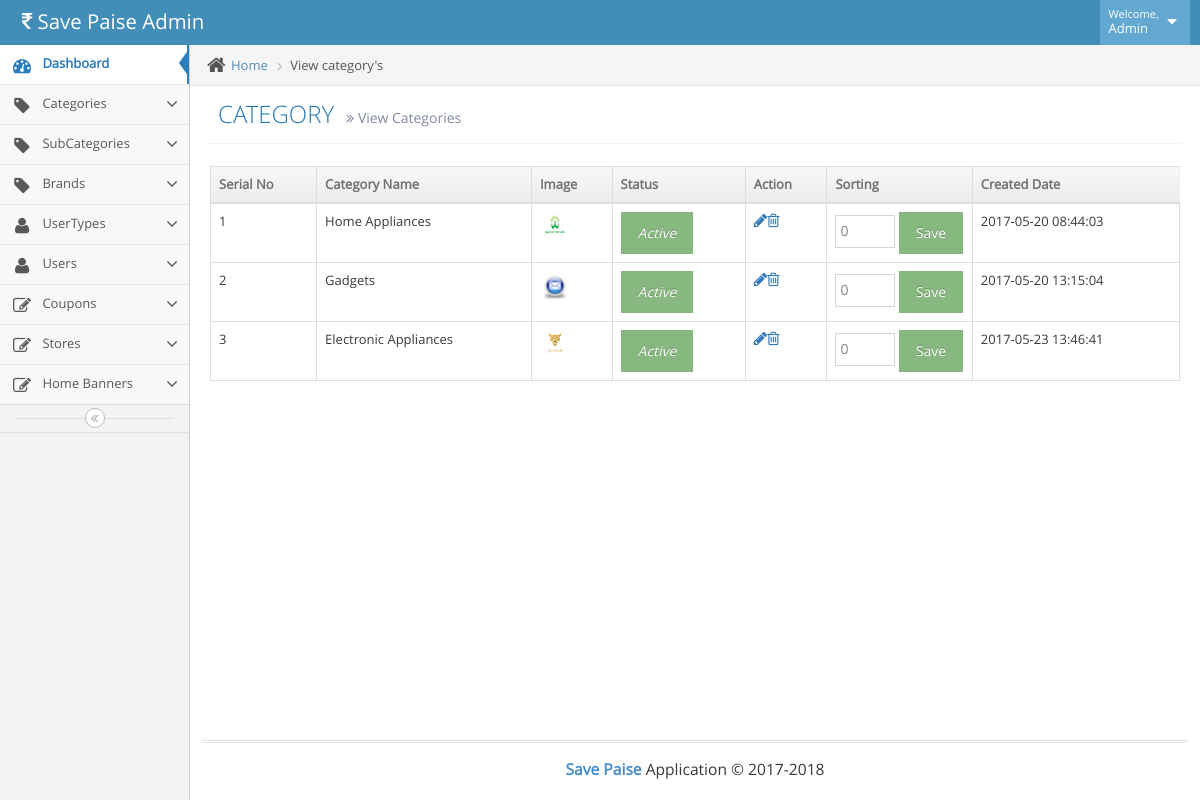
The page /index.php/admin/view_category on the database its author committed.
### tables this page shows
CREATE TABLE `categories` (
  `cat_id` int(11) NOT NULL,
  `cat_name` varchar(50) NOT NULL,
  `image` varchar(250) NOT NULL,
  `status` int(11) NOT NULL,
  `show_in_search` tinyint(4) NOT NULL DEFAULT '1',
  `sorting` int(11) NOT NULL,
  `show_in_header` int(11) NOT NULL,
  `created_by` int(11) NOT NULL,
  `created_date` datetime NOT NULL,
  `updated_by` int(11) NOT NULL,
  `updated_date` datetime NOT NULL
);

### application/controllers/Admin.php (called while the page is built, shortened)
<?php
class Admin extends CI_Controller {
    function __construct() {
        $this->load->library('form_validation', 'email');
        $this->load->helper('url', 'form', 'html');
        $this->load->library('pagination');
        $this->load->database();
        $this->load->model('addusers_model');
        $this->load->model('category_model');
        $this->load->model('subcategory_model');
        $this->load->model('brand_model');
        $this->load->model('login_model');
        $this->load->model('store_model');
        $this->load->model('coupons_model');
        $this->load->model('banner_model');
    }
    public function view_category() {
         $config['base_url'] = base_url() . 'admin/view_category';
        $config['total_rows'] = count($this->category_model->view_category('',''));
        $config['per_page'] = 10;
        $config['uri_segment'] = 3;
        $config['num_links'] = 2;
        $config['full_tag_open'] = '<ul class = "pagination">';
        $config['full_tag_close'] = '</ul>';
        $config['first_link'] = 'First';
        $config['first_tag_open'] = '<li>';
        $config['first_tag_close'] = '</li>';
        $config['last_link'] = 'Last';
        $config['last_tag_open'] = '<li>';
        $config['last_tag_close'] = '</li>';
        $config['next_link'] = ' &gt;';
        $config['next_tag_open'] = '<li class="page-numbers next">';
        $config['next_tag_close'] = '</li>';
        $config['prev_link'] = '&lt;';
        $config['Previous_tag_open'] = '<li class = "page-numbers previous">';
        $config['Previous_tag_close'] = '</li>';
        $config['cur_tag_open'] = '<li><span class="page-numbers current">';
        $config['cur_tag_close'] = '</span></li>';
        $config['num_tag_open'] = '<li class = "page-numbers">';
        $config['num_tag_close'] = '</li>';
        $config['attributes'] = array('class' => 'page-numbers');
        $this->pagination->initialize($config);
        $page = ($this->uri->segment(3)) ? $this->uri->segment(3) : 0;
        $data['cat_list'] = $this->category_model->view_category($config['per_page'],$page);
        $data['links'] = $this->pagination->create_links();
        $this->load->view('admin/category/view_category', $data);
    }
}
?>

### index.php (called while the page is built, shortened)
<?php
require_once BASEPATH.'core/CodeIgniter.php';

### application/models/Category_model.php (called while the page is built, shortened)
<?php
class Category_model extends CI_Model {
    public function view_category($limit = '',$start='') {
        $this->db->select('*');
        $this->db->order_by('status DESC');
        $this->db->limit($limit,$start);
        $query = $this->db->get('categories');
        $result = $query->result_array();
        return $result;
    }
}

### application/views/admin/category/view_category.php (the view, shortened to what this page needs)
<?PHP
$this->load->view('admin/common/header', true);
?>
<div class="main-container ace-save-state" id="main-container">
    <?PHP $this->load->view('admin/common/sidebar', true); ?>
    <div class="main-content">
        <div class="main-content-inner">
            <div class="breadcrumbs ace-save-state" id="breadcrumbs">
                <ul class="breadcrumb">
                    <li>
                        <i class="ace-icon fa fa-home home-icon"></i>
                        <a href="<?php echo base_url() ?>admin/index">Home</a>
                    </li>
                    <li class="active">View category's</li>
                </ul>
            </div>
            <div class="page-content">
                <div class="page-header">
                    <h1>
                        CATEGORY
                        <small>
                            <i class="ace-icon fa fa-angle-double-right"></i>
                            View Categories
                        </small>
                    </h1>
                </div>
                <div class="row">
                    <div class="col-xs-12">
                        <table id="dataTable1" class="table table-bordered table-striped-col">
                            <thead>
                                <tr>
                                    <th>Serial No</th>
                                    <th>Category Name</th>
                                    <th>Image</th>
                                    <th>Status</th>
                                    <th>Action</th>
                                    <th>Sorting</th>
                                    <th>Created Date</th>
                                </tr>
                            </thead>
                            <tbody>
                                <?php foreach ($cat_list as $cat) { ?>
                                    <tr>
                                        <td><?php echo $cat['cat_id'] ?></td>
                                        <td><?php echo $cat['cat_name'] ?></td>
                                        <td> <img src = "<?php echo base_url() ?>assets/images/icons/<?php echo $cat['image']; ?>"  alt=""  width="30px" height="30px" />  </td>
                                        <td><i id="<?php echo $cat['cat_id']; ?>" onClick="change_cat_Status('<?php echo $cat['cat_id']; ?>', '<?PHP echo $cat['status']; ?>')" class="status_checks1 btn <?php echo ($cat['status']) ? 'btn-success' : 'btn-danger'
                                    ?>"><?php echo ($cat['status']) ? 'Active' : 'Inactive' ?>
                                            </i></td>
                                        <td><a href="<?php echo base_url() ?>admin/category_edit?catid=<?php echo $cat['cat_id']; ?>"><i class="ace-icon fa fa-pencil bigger-120"></i></a><a  href="<?php echo base_url() ?>category/category_delete?catid=<?php echo $cat['cat_id']; ?>" onclick="return confirm('Are you sure you want to delete this Category?')" ><i class="ace-icon fa fa-trash-o bigger-120"></i></a> </td>
                                        <td style="width:15%;">
                                            <input type="text" class="sortW" name="sortId" id="sortid_<?php echo $cat['cat_id']; ?>" value="<?php echo $cat['sorting']; ?>">
                                            <button type="button" onClick="sortFunction('<?php echo $cat['cat_id']; ?>', 'sortid_<?php echo $cat['cat_id']; ?>');" id="catsorting" value="save" name="save" class="sorting_value btn btn-success btn-quirk btn-wide mr5">Save</button>
                                        </td>
                                        <td><?php echo $cat['created_date'] ?> </td>
                                    </tr>
                                <?php } ?>
                            </tbody>
                        </table>
                    </div>
                </div>
            </div>
        </div>
    </div>
    <?php $this->load->view('admin/common/footer', true); ?>

### application/views/admin/common/header.php (shortened to what this page needs)
<!DOCTYPE html>
<html lang="en">
    <head>
        <link rel="stylesheet" href="<?php echo base_url(); ?>assets1/css/bootstrap.min.css" />
        <link rel="stylesheet" href="<?php echo base_url(); ?>assets1/font-awesome/4.5.0/css/font-awesome.min.css" />
        <link rel="stylesheet" href="<?php echo base_url(); ?>assets1/css/ace.min.css" class="ace-main-stylesheet" id="main-ace-style" />
        <link rel="stylesheet" href="<?php echo base_url(); ?>assets1/css/ace-skins.min.css" />
        <link rel="stylesheet" href="<?php echo base_url(); ?>assets1/css/ace-rtl.min.css" />
    </head>
    <body class="no-skin">
        <div id="navbar" class="navbar navbar-default navbar-fixed-top ace-save-state">
            <div class="navbar-container ace-save-state" id="navbar-container">
                <div class="navbar-header pull-left">
                    <a href="#" class="navbar-brand">
                        <small>
                            <i class="fa fa-inr"></i>
                            Save Paise Admin
                        </small>
                    </a>
                </div>
                <div class="navbar-buttons navbar-header pull-right" role="navigation">
                    <ul class="nav ace-nav">
                        <li class="light-blue dropdown-modal">
                            <a data-toggle="dropdown" href="#" class="dropdown-toggle">
                                <span class="user-info">
                                    <small>Welcome,</small>
                                    Admin
                                </span>
                                <i class="ace-icon fa fa-caret-down"></i>
                            </a>
                        </li>
                    </ul>
                </div>
            </div>
        </div>

### application/views/admin/common/sidebar.php (shortened to what this page needs)
<div id="sidebar" class="sidebar responsive ace-save-state sidebar-fixed sidebar-scroll">
    <ul class="nav nav-list">
        <li class="active">
            <a href="dashboard">
                <i class="menu-icon fa fa-tachometer"></i>
                <span class="menu-text"> Dashboard </span>
            </a>
        </li>
        <li class="">
            <a href="#" class="dropdown-toggle">
                <i class="menu-icon fa fa-tag"></i>
                <span class="menu-text"> Categories</span>
                <b class="arrow fa fa-angle-down"></b>
            </a>
        </li>
        <li class="">
            <a href="#" class="dropdown-toggle">
                <i class="menu-icon fa fa-tag"></i>
                <span class="menu-text">SubCategories</span>
                <b class="arrow fa fa-angle-down"></b>
            </a>
        </li>
        <li class="">
            <a href="#" class="dropdown-toggle">
                <i class="menu-icon fa fa-tag"></i>
                <span class="menu-text">Brands</span>
                <b class="arrow fa fa-angle-down"></b>
            </a>
        </li>
        <li class="">
            <a href="#" class="dropdown-toggle">
                <i class="menu-icon fa fa-user"></i>
                <span class="menu-text">
                    UserTypes
                </span>
                <b class="arrow fa fa-angle-down"></b>
            </a>
        </li>
        <li class="">
            <a href="#" class="dropdown-toggle">
                <i class="menu-icon fa fa-user"></i>
                <span class="menu-text">
                    Users
                </span>
                <b class="arrow fa fa-angle-down"></b>
            </a>
        </li>
        <li class="">
            <a href="#" class="dropdown-toggle">
                <i class="menu-icon fa fa-pencil-square-o"></i>
                <span class="menu-text"> Coupons </span>
                <b class="arrow fa fa-angle-down"></b>
            </a>
        </li>
        <li class="">
            <a href="#" class="dropdown-toggle">
                <i class="menu-icon fa fa-pencil-square-o"></i>
                <span class="menu-text">Stores</span>
                <b class="arrow fa fa-angle-down"></b>
            </a>
        </li>
        <li class="">
            <a href="#" class="dropdown-toggle">
                <i class="menu-icon fa fa-pencil-square-o"></i>
                <span class="menu-text">Home Banners</span>
                <b class="arrow fa fa-angle-down"></b>
            </a>
        </li>
    </ul>
    <div class="sidebar-toggle sidebar-collapse" id="sidebar-collapse">
        <i id="sidebar-toggle-icon" class="ace-icon fa fa-angle-double-left ace-save-state" data-icon1="ace-icon fa fa-angle-double-left" data-icon2="ace-icon fa fa-angle-double-right"></i>
    </div>
</div>

### application/views/admin/common/footer.php (shortened to what this page needs)
<div class="footer">
    <div class="footer-inner">
        <div class="footer-content">
            <span class="bigger-120">
                <span class="blue bolder">Save Paise</span>
                Application &copy; 2017-2018
            </span>
        </div>
    </div>
</div>
</body>
</html>

### rows shown on the page
categories: cat_id "1", cat_name "Home Appliances", image (picture), status "Active", sortId "0", created_date "2017-05-20 08:44:03"
categories: cat_id "2", cat_name "Gadgets", image (picture), status "Active", sortId "0", created_date "2017-05-20 13:15:04"
categories: cat_id "3", cat_name "Electronic Appliances", image (picture), status "Active", sortId "0", created_date "2017-05-23 13:46:41"
